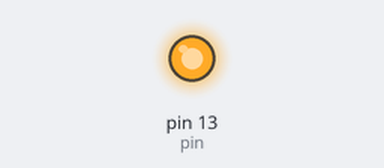
The sketch below on a simulated Arduino Uno, built with avr-gcc and run on an emulated ATmega328P. On the bench: output pins drawn as LEDs (lit = HIGH).

Above: at 0.15 s.
At 10.45 s:
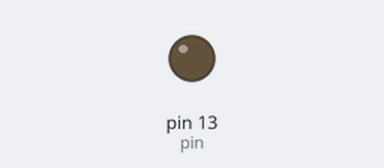
Timing chart, 0 to 11.4 s (numbered marks = the images above):
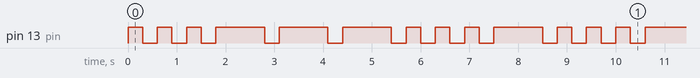

The sketch:

02_SOS_emergency_blinking_light.ino
```cpp
int pin = 13 ;
int dit = 300 ;
int dah = 700 ;
int longW = 1000;
void setup() {
pinMode(pin,OUTPUT);
}

void loop() {
  digitalWrite(pin,HIGH);
  delay(dit);
  digitalWrite(pin,LOW);
  delay(dit);

  digitalWrite(pin,HIGH);
  delay(dit);
  digitalWrite(pin,LOW);
  delay(dit);

  digitalWrite(pin,HIGH);
  delay(dit);
  digitalWrite(pin,LOW);
  delay(dit);

  digitalWrite(pin,HIGH);
  delay(longW);
  digitalWrite(pin,LOW);
  delay(dit);


  digitalWrite(pin,HIGH);
  delay(longW);
  digitalWrite(pin,LOW);
  delay(dit);


  digitalWrite(pin,HIGH);
  delay(longW);
  digitalWrite(pin,LOW);
  delay(dit);

 digitalWrite(pin,HIGH);
  delay(dit);
  digitalWrite(pin,LOW);
  delay(dit);

  digitalWrite(pin,HIGH);
  delay(dit);
  digitalWrite(pin,LOW);
  delay(dit);

  digitalWrite(pin,HIGH);
  delay(dit);
  digitalWrite(pin,LOW);
  delay(dit);

  digitalWrite(pin,HIGH);
  delay(longW);
  digitalWrite(pin,LOW);
  delay(dit);


}
```

Measured:
- by itself, pin 13 (pin): repeats every 8.8 s: 2 × (LOW 0.30 s, HIGH 0.30 s), 3 × (LOW 0.30 s, HIGH 1.0 s), 3 × (LOW 0.30 s, HIGH 0.30 s), LOW 0.30 s, HIGH 1.0 s, LOW 0.30 s, HIGH 0.30 s
- by itself, everything shown: repeats every 8.8 s, in 20 steps
